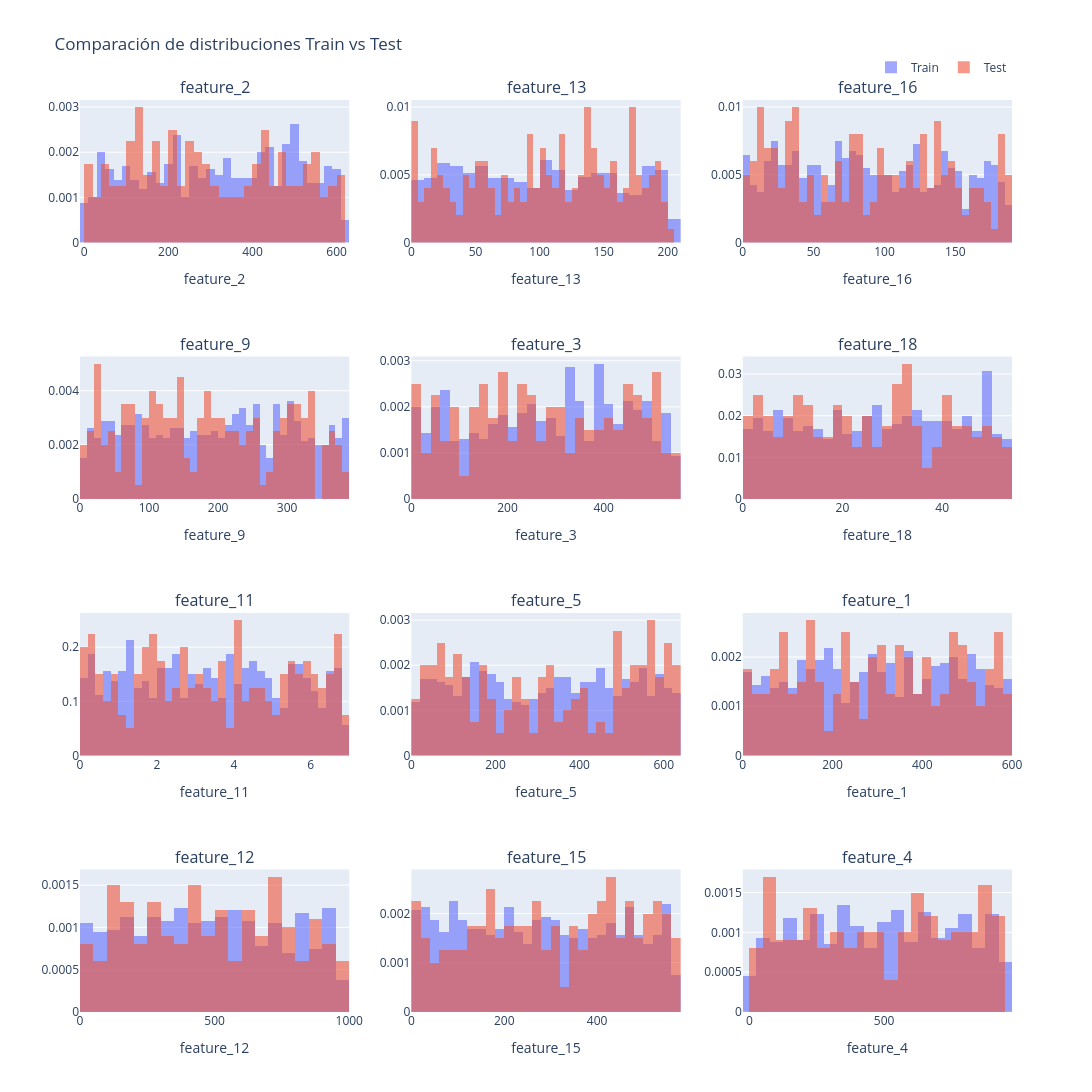

The notebook cell saved with this chart:
### Markdown cell above
# 7. Comparación de distribuciones Train vs Test.

### Code cell
get_train_test_comparison(df_train, df_test, features=list_mi_feature_selected)

### Figure 1 — Plotly figure (JSON) as saved in the notebook; plotly's stock layout.template omitted (floating-point values rounded to 4 significant figures; data arrays with more than 128 entries replaced by an {"elided": "..."} marker saying what was removed)
{"data": [{"histnorm": "probability density", "marker": {"color": "#636EFA"}, "name": "Train", "nbinsx": 40, "opacity": 0.6, "showlegend": true, "type": "histogram", "x": {"elided": "800 float values"}, "xaxis": "x", "yaxis": "y"}, {"histnorm": "probability density", "marker": {"color": "#EF553B"}, "name": "Test", "nbinsx": 40, "opacity": 0.6, "showlegend": true, "type": "histogram", "x": {"elided": "200 float values"}, "xaxis": "x", "yaxis": "y"}, {"histnorm": "probability density", "marker": {"color": "#636EFA"}, "name": "Train", "nbinsx": 40, "opacity": 0.6, "showlegend": false, "type": "histogram", "x": {"elided": "800 float values"}, "xaxis": "x2", "yaxis": "y2"}, {"histnorm": "probability density", "marker": {"color": "#EF553B"}, "name": "Test", "nbinsx": 40, "opacity": 0.6, "showlegend": false, "type": "histogram", "x": {"elided": "200 float values"}, "xaxis": "x2", "yaxis": "y2"}, {"histnorm": "probability density", "marker": {"color": "#636EFA"}, "name": "Train", "nbinsx": 40, "opacity": 0.6, "showlegend": false, "type": "histogram", "x": {"elided": "800 float values"}, "xaxis": "x3", "yaxis": "y3"}, {"histnorm": "probability density", "marker": {"color": "#EF553B"}, "name": "Test", "nbinsx": 40, "opacity": 0.6, "showlegend": false, "type": "histogram", "x": {"elided": "200 float values"}, "xaxis": "x3", "yaxis": "y3"}, {"histnorm": "probability density", "marker": {"color": "#636EFA"}, "name": "Train", "nbinsx": 40, "opacity": 0.6, "showlegend": false, "type": "histogram", "x": {"elided": "800 float values"}, "xaxis": "x4", "yaxis": "y4"}, {"histnorm": "probability density", "marker": {"color": "#EF553B"}, "name": "Test", "nbinsx": 40, "opacity": 0.6, "showlegend": false, "type": "histogram", "x": {"elided": "200 float values"}, "xaxis": "x4", "yaxis": "y4"}, {"histnorm": "probability density", "marker": {"color": "#636EFA"}, "name": "Train", "nbinsx": 40, "opacity": 0.6, "showlegend": false, "type": "histogram", "x": {"elided": "800 float values"}, "xaxis": "x5", "yaxis": "y5"}, {"histnorm": "probability density", "marker": {"color": "#EF553B"}, "name": "Test", "nbinsx": 40, "opacity": 0.6, "showlegend": false, "type": "histogram", "x": {"elided": "200 float values"}, "xaxis": "x5", "yaxis": "y5"}, {"histnorm": "probability density", "marker": {"color": "#636EFA"}, "name": "Train", "nbinsx": 40, "opacity": 0.6, "showlegend": false, "type": "histogram", "x": {"elided": "800 float values"}, "xaxis": "x6", "yaxis": "y6"}, {"histnorm": "probability density", "marker": {"color": "#EF553B"}, "name": "Test", "nbinsx": 40, "opacity": 0.6, "showlegend": false, "type": "histogram", "x": {"elided": "200 float values"}, "xaxis": "x6", "yaxis": "y6"}, {"histnorm": "probability density", "marker": {"color": "#636EFA"}, "name": "Train", "nbinsx": 40, "opacity": 0.6, "showlegend": false, "type": "histogram", "x": {"elided": "800 float values"}, "xaxis": "x7", "yaxis": "y7"}, {"histnorm": "probability density", "marker": {"color": "#EF553B"}, "name": "Test", "nbinsx": 40, "opacity": 0.6, "showlegend": false, "type": "histogram", "x": {"elided": "200 float values"}, "xaxis": "x7", "yaxis": "y7"}, {"histnorm": "probability density", "marker": {"color": "#636EFA"}, "name": "Train", "nbinsx": 40, "opacity": 0.6, "showlegend": false, "type": "histogram", "x": {"elided": "800 float values"}, "xaxis": "x8", "yaxis": "y8"}, {"histnorm": "probability density", "marker": {"color": "#EF553B"}, "name": "Test", "nbinsx": 40, "opacity": 0.6, "showlegend": false, "type": "histogram", "x": {"elided": "200 float values"}, "xaxis": "x8", "yaxis": "y8"}, {"histnorm": "probability density", "marker": {"color": "#636EFA"}, "name": "Train", "nbinsx": 40, "opacity": 0.6, "showlegend": false, "type": "histogram", "x": {"elided": "800 float values"}, "xaxis": "x9", "yaxis": "y9"}, {"histnorm": "probability density", "marker": {"color": "#EF553B"}, "name": "Test", "nbinsx": 40, "opacity": 0.6, "showlegend": false, "type": "histogram", "x": {"elided": "200 float values"}, "xaxis": "x9", "yaxis": "y9"}, {"histnorm": "probability density", "marker": {"color": "#636EFA"}, "name": "Train", "nbinsx": 40, "opacity": 0.6, "showlegend": false, "type": "histogram", "x": {"elided": "800 float values"}, "xaxis": "x10", "yaxis": "y10"}, {"histnorm": "probability density", "marker": {"color": "#EF553B"}, "name": "Test", "nbinsx": 40, "opacity": 0.6, "showlegend": false, "type": "histogram", "x": {"elided": "200 float values"}, "xaxis": "x10", "yaxis": "y10"}, {"histnorm": "probability density", "marker": {"color": "#636EFA"}, "name": "Train", "nbinsx": 40, "opacity": 0.6, "showlegend": false, "type": "histogram", "x": {"elided": "800 float values"}, "xaxis": "x11", "yaxis": "y11"}, {"histnorm": "probability density", "marker": {"color": "#EF553B"}, "name": "Test", "nbinsx": 40, "opacity": 0.6, "showlegend": false, "type": "histogram", "x": {"elided": "200 float values"}, "xaxis": "x11", "yaxis": "y11"}, {"histnorm": "probability density", "marker": {"color": "#636EFA"}, "name": "Train", "nbinsx": 40, "opacity": 0.6, "showlegend": false, "type": "histogram", "x": {"elided": "800 float values"}, "xaxis": "x12", "yaxis": "y12"}, {"histnorm": "probability density", "marker": {"color": "#EF553B"}, "name": "Test", "nbinsx": 40, "opacity": 0.6, "showlegend": false, "type": "histogram", "x": {"elided": "200 float values"}, "xaxis": "x12", "yaxis": "y12"}], "layout": {"annotations": [{"font": {"size": 16}, "showarrow": false, "text": "feature_2", "x": 0.1444, "xanchor": "center", "xref": "paper", "y": 1, "yanchor": "bottom", "yref": "paper"}, {"font": {"size": 16}, "showarrow": false, "text": "feature_13", "x": 0.5, "xanchor": "center", "xref": "paper", "y": 1, "yanchor": "bottom", "yref": "paper"}, {"font": {"size": 16}, "showarrow": false, "text": "feature_16", "x": 0.8556, "xanchor": "center", "xref": "paper", "y": 1, "yanchor": "bottom", "yref": "paper"}, {"font": {"size": 16}, "showarrow": false, "text": "feature_9", "x": 0.1444, "xanchor": "center", "xref": "paper", "y": 0.7188, "yanchor": "bottom", "yref": "paper"}, {"font": {"size": 16}, "showarrow": false, "text": "feature_3", "x": 0.5, "xanchor": "center", "xref": "paper", "y": 0.7188, "yanchor": "bottom", "yref": "paper"}, {"font": {"size": 16}, "showarrow": false, "text": "feature_18", "x": 0.8556, "xanchor": "center", "xref": "paper", "y": 0.7188, "yanchor": "bottom", "yref": "paper"}, {"font": {"size": 16}, "showarrow": false, "text": "feature_11", "x": 0.1444, "xanchor": "center", "xref": "paper", "y": 0.4375, "yanchor": "bottom", "yref": "paper"}, {"font": {"size": 16}, "showarrow": false, "text": "feature_5", "x": 0.5, "xanchor": "center", "xref": "paper", "y": 0.4375, "yanchor": "bottom", "yref": "paper"}, {"font": {"size": 16}, "showarrow": false, "text": "feature_1", "x": 0.8556, "xanchor": "center", "xref": "paper", "y": 0.4375, "yanchor": "bottom", "yref": "paper"}, {"font": {"size": 16}, "showarrow": false, "text": "feature_12", "x": 0.1444, "xanchor": "center", "xref": "paper", "y": 0.1562, "yanchor": "bottom", "yref": "paper"}, {"font": {"size": 16}, "showarrow": false, "text": "feature_15", "x": 0.5, "xanchor": "center", "xref": "paper", "y": 0.1562, "yanchor": "bottom", "yref": "paper"}, {"font": {"size": 16}, "showarrow": false, "text": "feature_4", "x": 0.8556, "xanchor": "center", "xref": "paper", "y": 0.1562, "yanchor": "bottom", "yref": "paper"}], "barmode": "overlay", "height": 1400, "legend": {"orientation": "h", "x": 1, "xanchor": "right", "y": 1.02, "yanchor": "bottom"}, "title": {"text": "Comparación de distribuciones Train vs Test"}, "width": 1200, "xaxis": {"anchor": "y", "domain": [0, 0.2889], "title": {"text": "feature_2"}}, "xaxis10": {"anchor": "y10", "domain": [0, 0.2889], "title": {"text": "feature_12"}}, "xaxis11": {"anchor": "y11", "domain": [0.3556, 0.6444], "title": {"text": "feature_15"}}, "xaxis12": {"anchor": "y12", "domain": [0.7111, 1], "title": {"text": "feature_4"}}, "xaxis2": {"anchor": "y2", "domain": [0.3556, 0.6444], "title": {"text": "feature_13"}}, "xaxis3": {"anchor": "y3", "domain": [0.7111, 1], "title": {"text": "feature_16"}}, "xaxis4": {"anchor": "y4", "domain": [0, 0.2889], "title": {"text": "feature_9"}}, "xaxis5": {"anchor": "y5", "domain": [0.3556, 0.6444], "title": {"text": "feature_3"}}, "xaxis6": {"anchor": "y6", "domain": [0.7111, 1], "title": {"text": "feature_18"}}, "xaxis7": {"anchor": "y7", "domain": [0, 0.2889], "title": {"text": "feature_11"}}, "xaxis8": {"anchor": "y8", "domain": [0.3556, 0.6444], "title": {"text": "feature_5"}}, "xaxis9": {"anchor": "y9", "domain": [0.7111, 1], "title": {"text": "feature_1"}}, "yaxis": {"anchor": "x", "domain": [0.8438, 1]}, "yaxis10": {"anchor": "x10", "domain": [0, 0.1562]}, "yaxis11": {"anchor": "x11", "domain": [0, 0.1562]}, "yaxis12": {"anchor": "x12", "domain": [0, 0.1562]}, "yaxis2": {"anchor": "x2", "domain": [0.8438, 1]}, "yaxis3": {"anchor": "x3", "domain": [0.8438, 1]}, "yaxis4": {"anchor": "x4", "domain": [0.5625, 0.7188]}, "yaxis5": {"anchor": "x5", "domain": [0.5625, 0.7188]}, "yaxis6": {"anchor": "x6", "domain": [0.5625, 0.7188]}, "yaxis7": {"anchor": "x7", "domain": [0.2812, 0.4375]}, "yaxis8": {"anchor": "x8", "domain": [0.2812, 0.4375]}, "yaxis9": {"anchor": "x9", "domain": [0.2812, 0.4375]}}}
